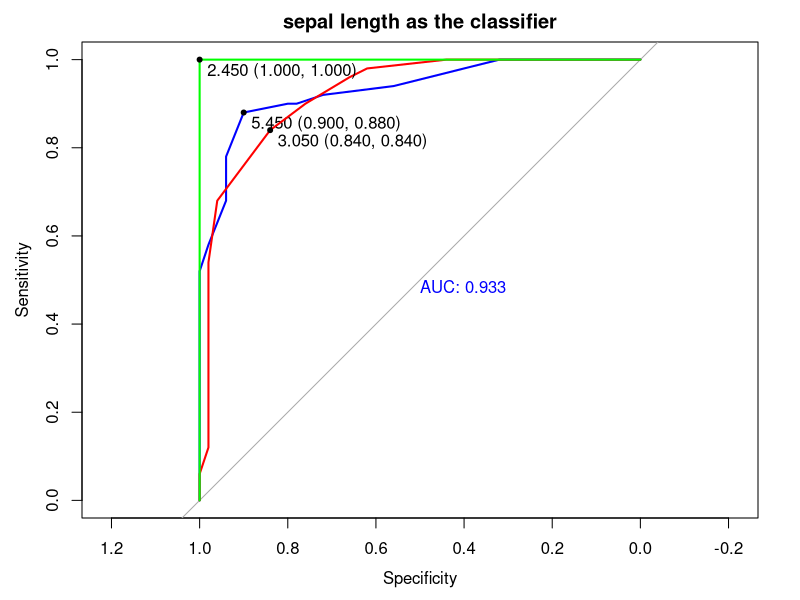

This chart was generated by the following R code:
library(pROC)
iris2 <- iris
iris2$label[iris2$Species == 'setosa'] <- 0
iris2$label[iris2$Species == 'versicolor'] <- 1
iris2 <- iris2[-which(iris2$Species == 'virginica'), ]  
iris2$Species <- NULL 
roc1<- roc(label~Sepal.Length, data = iris2)
roc2 <- roc(label~Sepal.Width, data=iris2)
roc3 <- roc(label~Petal.Length, data=iris2)
roc4 <- roc(label~Petal.Width, data=iris2)
plot(roc1, print.thres = TRUE, print.auc = TRUE, col = "blue", main = "sepal length as the classifier")
plot.roc(roc2, add = TRUE, print.thres = TRUE, col = "red")
plot.roc(roc3, add = TRUE, print.thres = TRUE, col = "green")

